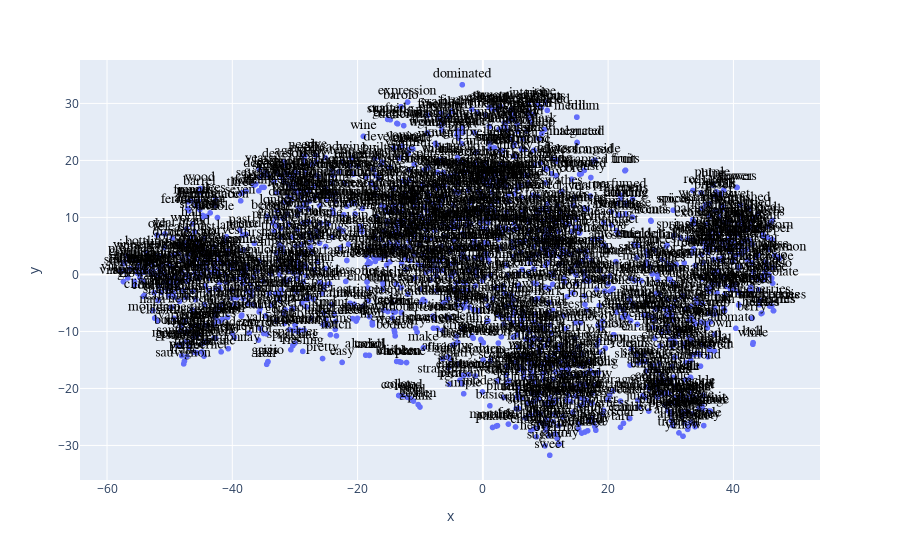

Here is the notebook cell this chart was saved with:
### Code cell
px.scatter(X.reset_index(), 'x', 'y', 
           text='term_str', 
           hover_name='term_str',          
           height=1000).update_traces(
                mode='markers+text', 
                textfont=dict(color='black', size=14, family='Arial'),
                textposition='top center')

### Figure 1 — Plotly figure (JSON) as saved in the notebook; plotly's stock layout.template omitted (floating-point values rounded to 4 significant figures; data arrays with more than 128 entries replaced by an {"elided": "..."} marker saying what was removed)
{"data": [{"hovertemplate": "<b>%{hovertext}</b><br><br>x=%{x}<br>y=%{y}<br>term_str=%{text}<extra></extra>", "hovertext": {"elided": "1599 str values"}, "legendgroup": "", "marker": {"color": "#636efa", "symbol": "circle"}, "mode": "markers+text", "name": "", "showlegend": false, "text": {"elided": "1599 str values"}, "textfont": {"color": "black", "family": "Arial", "size": 14}, "textposition": "top center", "type": "scattergl", "x": {"elided": "1599 float values"}, "xaxis": "x", "y": {"elided": "1599 float values"}, "yaxis": "y"}], "layout": {"autosize": true, "legend": {"tracegroupgap": 0}, "margin": {"t": 60}, "xaxis": {"anchor": "y", "autorange": true, "domain": [0, 1], "range": [-63.98, 53.49], "title": {"text": "x"}, "type": "linear"}, "yaxis": {"anchor": "x", "autorange": true, "domain": [0, 1], "range": [-35.68, 37.24], "title": {"text": "y"}, "type": "linear"}}}
